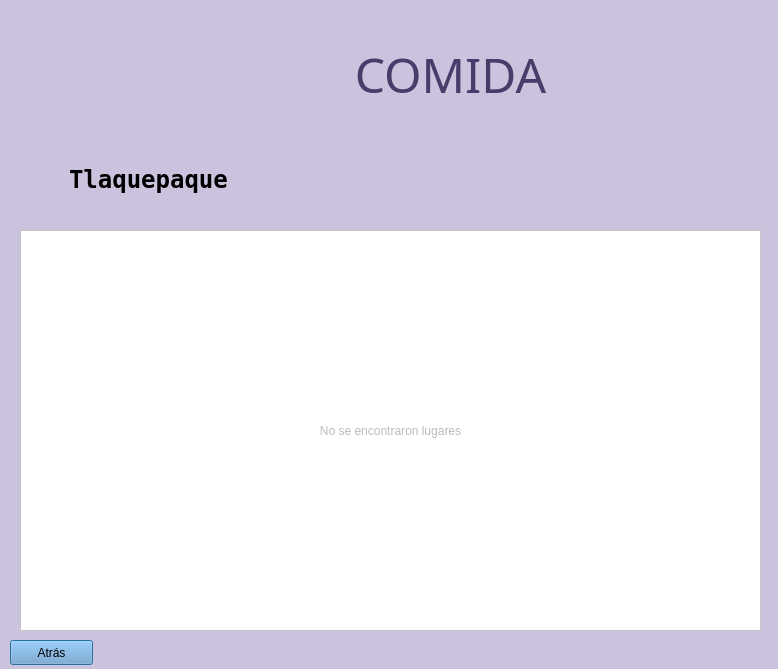
<?xml version="1.0" encoding="UTF-8"?>
<ui version="4.0">
 <class>MenuLugares</class>
 <widget class="QDialog" name="MenuLugares">
  <property name="geometry">
   <rect>
    <x>0</x>
    <y>0</y>
    <width>778</width>
    <height>669</height>
   </rect>
  </property>
  <property name="windowTitle">
   <string>Dialog</string>
  </property>
  <property name="styleSheet">
   <string notr="true">background-color: rgb(203, 195, 221);</string>
  </property>
  <widget class="QScrollArea" name="scrollArea">
   <property name="geometry">
    <rect>
     <x>20</x>
     <y>230</y>
     <width>741</width>
     <height>401</height>
    </rect>
   </property>
   <property name="styleSheet">
    <string notr="true">background-color: rgb(255, 255, 255);</string>
   </property>
   <property name="widgetResizable">
    <bool>true</bool>
   </property>
   <widget class="QWidget" name="scrollAreaWidgetContents_lugares">
    <property name="geometry">
     <rect>
      <x>0</x>
      <y>0</y>
      <width>739</width>
      <height>399</height>
     </rect>
    </property>
    <layout class="QVBoxLayout" name="verticalLayout">
     <item>
      <widget class="QLabel" name="label_null">
       <property name="styleSheet">
        <string notr="true">font: 20pt &quot;DejaVu Sans Mono&quot;;
color: rgb(186, 189, 182);</string>
       </property>
       <property name="text">
        <string>No se encontraron lugares</string>
       </property>
       <property name="alignment">
        <set>Qt::AlignCenter</set>
       </property>
      </widget>
     </item>
    </layout>
   </widget>
  </widget>
  <widget class="QPushButton" name="pushButton_atras">
   <property name="geometry">
    <rect>
     <x>10</x>
     <y>640</y>
     <width>83</width>
     <height>25</height>
    </rect>
   </property>
   <property name="styleSheet">
    <string notr="true">background-color: rgb(114, 159, 207);</string>
   </property>
   <property name="text">
    <string>Atrás</string>
   </property>
  </widget>
  <widget class="QLabel" name="label_tema">
   <property name="geometry">
    <rect>
     <x>10</x>
     <y>20</y>
     <width>211</width>
     <height>109</height>
    </rect>
   </property>
   <property name="text">
    <string/>
   </property>
   <property name="pixmap">
    <pixmap>../Pictures/bigfood.png</pixmap>
   </property>
  </widget>
  <widget class="QLabel" name="label_tematexto">
   <property name="geometry">
    <rect>
     <x>250</x>
     <y>20</y>
     <width>401</width>
     <height>109</height>
    </rect>
   </property>
   <property name="font">
    <font>
     <family>Jamrul</family>
     <pointsize>36</pointsize>
     <weight>9</weight>
     <italic>false</italic>
     <bold>false</bold>
    </font>
   </property>
   <property name="styleSheet">
    <string notr="true">font: 75 36pt &quot;Jamrul&quot;;
color: rgb(73, 60, 107);</string>
   </property>
   <property name="text">
    <string>COMIDA</string>
   </property>
   <property name="alignment">
    <set>Qt::AlignCenter</set>
   </property>
  </widget>
  <widget class="QLabel" name="label_15">
   <property name="geometry">
    <rect>
     <x>680</x>
     <y>40</y>
     <width>81</width>
     <height>81</height>
    </rect>
   </property>
   <property name="text">
    <string/>
   </property>
   <property name="pixmap">
    <pixmap>../Pictures/turr.png</pixmap>
   </property>
  </widget>
  <widget class="QWidget" name="layoutWidget">
   <property name="geometry">
    <rect>
     <x>280</x>
     <y>150</y>
     <width>211</width>
     <height>61</height>
    </rect>
   </property>
   <layout class="QHBoxLayout" name="horizontalLayout_4">
    <item>
     <widget class="QLabel" name="label_costo1">
      <property name="text">
       <string/>
      </property>
      <property name="pixmap">
       <pixmap>../Downloads/iconoprecio.png</pixmap>
      </property>
     </widget>
    </item>
    <item>
     <widget class="QLabel" name="label_costo2">
      <property name="text">
       <string/>
      </property>
      <property name="pixmap">
       <pixmap>../Downloads/iconoprecio.png</pixmap>
      </property>
     </widget>
    </item>
    <item>
     <widget class="QLabel" name="label_costo3">
      <property name="text">
       <string/>
      </property>
      <property name="pixmap">
       <pixmap>../Downloads/iconoprecio.png</pixmap>
      </property>
     </widget>
    </item>
   </layout>
   <zorder>label_costo3</zorder>
   <zorder>label_costo2</zorder>
   <zorder>label_costo1</zorder>
  </widget>
  <widget class="QWidget" name="layoutWidget">
   <property name="geometry">
    <rect>
     <x>530</x>
     <y>147</y>
     <width>221</width>
     <height>61</height>
    </rect>
   </property>
   <layout class="QHBoxLayout" name="horizontalLayout_11">
    <item>
     <widget class="QLabel" name="label_estrella1">
      <property name="text">
       <string/>
      </property>
      <property name="pixmap">
       <pixmap>../Downloads/iconocalif.png</pixmap>
      </property>
     </widget>
    </item>
    <item>
     <widget class="QLabel" name="label_estrella2">
      <property name="text">
       <string/>
      </property>
      <property name="pixmap">
       <pixmap>../Downloads/iconocalif.png</pixmap>
      </property>
     </widget>
    </item>
    <item>
     <widget class="QLabel" name="label_estrella3">
      <property name="text">
       <string/>
      </property>
      <property name="pixmap">
       <pixmap>../Downloads/iconocalif.png</pixmap>
      </property>
     </widget>
    </item>
    <item>
     <widget class="QLabel" name="label_estrella4">
      <property name="text">
       <string/>
      </property>
      <property name="pixmap">
       <pixmap>../Downloads/iconocalif.png</pixmap>
      </property>
     </widget>
    </item>
   </layout>
   <zorder>label_estrella2</zorder>
   <zorder>label_estrella1</zorder>
   <zorder>label_estrella3</zorder>
   <zorder>label_estrella4</zorder>
  </widget>
  <widget class="QWidget" name="layoutWidget">
   <property name="geometry">
    <rect>
     <x>10</x>
     <y>150</y>
     <width>218</width>
     <height>59</height>
    </rect>
   </property>
   <layout class="QHBoxLayout" name="horizontalLayout">
    <item>
     <widget class="QLabel" name="label_4">
      <property name="text">
       <string/>
      </property>
      <property name="pixmap">
       <pixmap>../Downloads/iconoubicacion.png</pixmap>
      </property>
     </widget>
    </item>
    <item>
     <widget class="QLabel" name="label_lugar">
      <property name="font">
       <font>
        <family>DejaVu Sans Mono</family>
        <pointsize>18</pointsize>
        <weight>75</weight>
        <bold>true</bold>
       </font>
      </property>
      <property name="text">
       <string>Tlaquepaque</string>
      </property>
     </widget>
    </item>
   </layout>
  </widget>
 </widget>
 <resources/>
 <connections/>
</ui>
